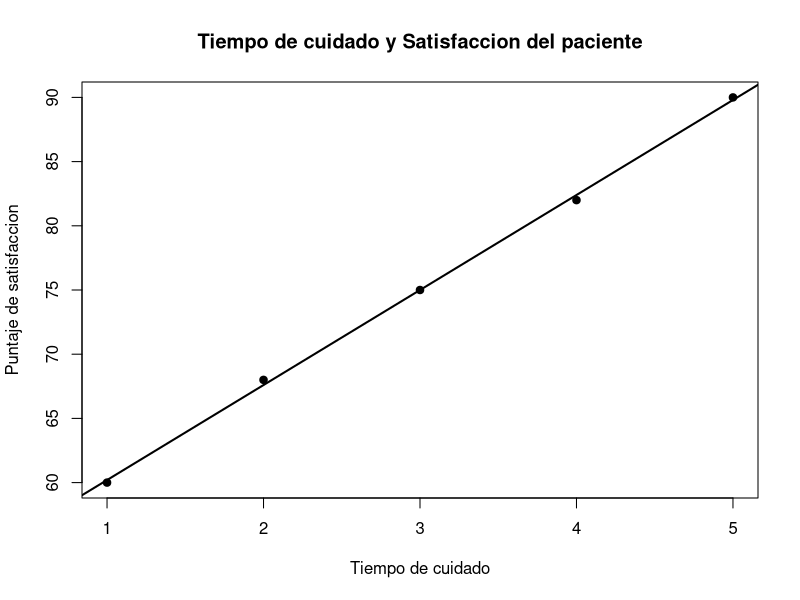

Reproduce this figure in R.
## ---- chunk 1
#DATOS
x<-c(1,2,3,4,5)
y<-c(60,68,75,82,90)
## ---- chunk 2
#COEFICIENTE DE CORRELACIÓN DE PEARSSON
cor(x,y)
## ---- chunk 3
#OBTENIENDO COEFICIENTES DE LA REGRESIÓN
#MODELO
modelo<-lm(y~x)
coef(modelo)

## ---- chunk 4
#Hay una relación fuerte entre Tiempo de cuidado y Satisfaccion del paciente
#Predicir la satisfacción cuando el tiempo de cuidado sea de 6 horas
predict(modelo,data.frame(x=6))
## ---- chunk 5

## ---- chunk 6
#Grafico
plot(x,y,main = "Tiempo de cuidado y Satisfaccion del paciente",
     xlab = "Tiempo de cuidado",
     ylab = "Puntaje de satisfaccion",pch=19)
abline(modelo,lwd=2)
